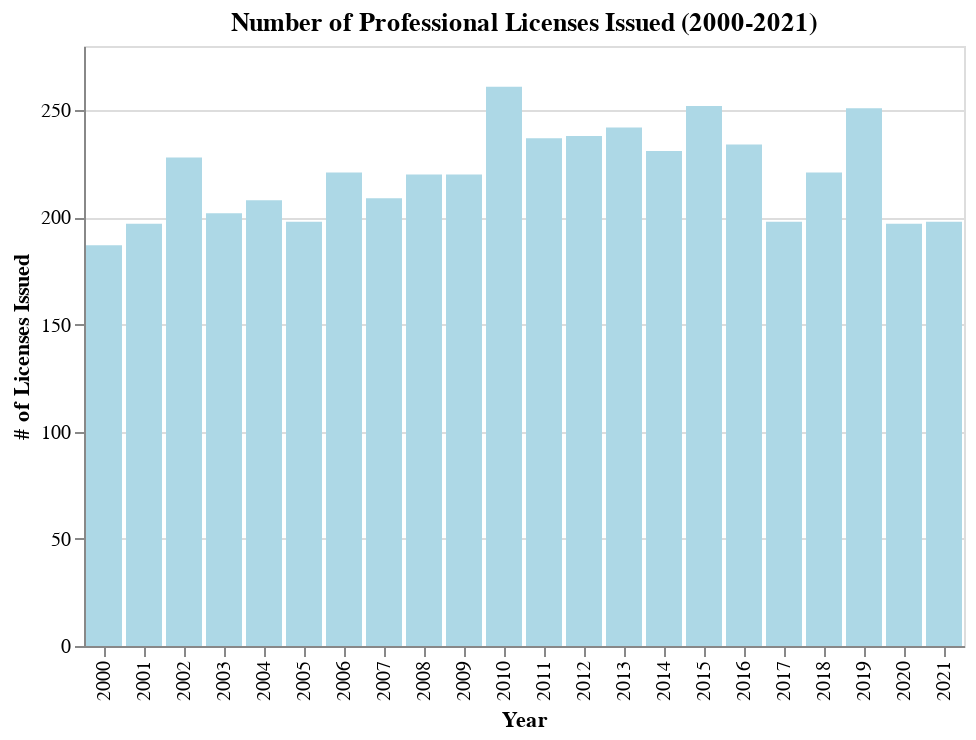

The notebook cell this image was saved under:
### Code cell
chart1 = alt.Chart(licenses_by_year).mark_bar().encode(
    x=alt.X('Issue Year:O', title='Year'),
    y=alt.Y('Number of Licenses:Q', title='# of Licenses Issued'),
    color=alt.condition(year_sel, alt.value('steelblue'), alt.value('lightblue')),
    tooltip=['Issue Year:O', 'Number of Licenses:Q']).add_params(year_sel).properties(title='Number of Professional Licenses Issued (2000-2021)')
chart1.display()

### Figure 1 — Vega-Lite specification as saved in the notebook (floating-point values rounded to 4 significant figures)
{"config": {"view": {"continuousWidth": 300, "continuousHeight": 300}}, "data": {"name": "data-71b340e88de8bf57810d675208d2cc35"}, "mark": {"type": "bar"}, "encoding": {"color": {"condition": {"param": "selYear", "value": "steelblue", "empty": false}, "value": "lightblue"}, "tooltip": [{"field": "Issue Year", "type": "ordinal"}, {"field": "Number of Licenses", "type": "quantitative"}], "x": {"field": "Issue Year", "title": "Year", "type": "ordinal"}, "y": {"field": "Number of Licenses", "title": "# of Licenses Issued", "type": "quantitative"}}, "params": [{"name": "selYear", "select": {"type": "point", "fields": ["Issue Year"], "nearest": true, "on": "click"}}], "title": "Number of Professional Licenses Issued (2000-2021)", "$schema": "https://vega.github.io/schema/vega-lite/v5.20.1.json", "datasets": {"data-71b340e88de8bf57810d675208d2cc35": [{"Issue Year": 2000, "Number of Licenses": 187}, {"Issue Year": 2001, "Number of Licenses": 197}, {"Issue Year": 2002, "Number of Licenses": 228}, {"Issue Year": 2003, "Number of Licenses": 202}, {"Issue Year": 2004, "Number of Licenses": 208}, {"Issue Year": 2005, "Number of Licenses": 198}, {"Issue Year": 2006, "Number of Licenses": 221}, {"Issue Year": 2007, "Number of Licenses": 209}, {"Issue Year": 2008, "Number of Licenses": 220}, {"Issue Year": 2009, "Number of Licenses": 220}, {"Issue Year": 2010, "Number of Licenses": 261}, {"Issue Year": 2011, "Number of Licenses": 237}, {"Issue Year": 2012, "Number of Licenses": 238}, {"Issue Year": 2013, "Number of Licenses": 242}, {"Issue Year": 2014, "Number of Licenses": 231}, {"Issue Year": 2015, "Number of Licenses": 252}, {"Issue Year": 2016, "Number of Licenses": 234}, {"Issue Year": 2017, "Number of Licenses": 198}, {"Issue Year": 2018, "Number of Licenses": 221}, {"Issue Year": 2019, "Number of Licenses": 251}, {"Issue Year": 2020, "Number of Licenses": 197}, {"Issue Year": 2021, "Number of Licenses": 198}]}}
